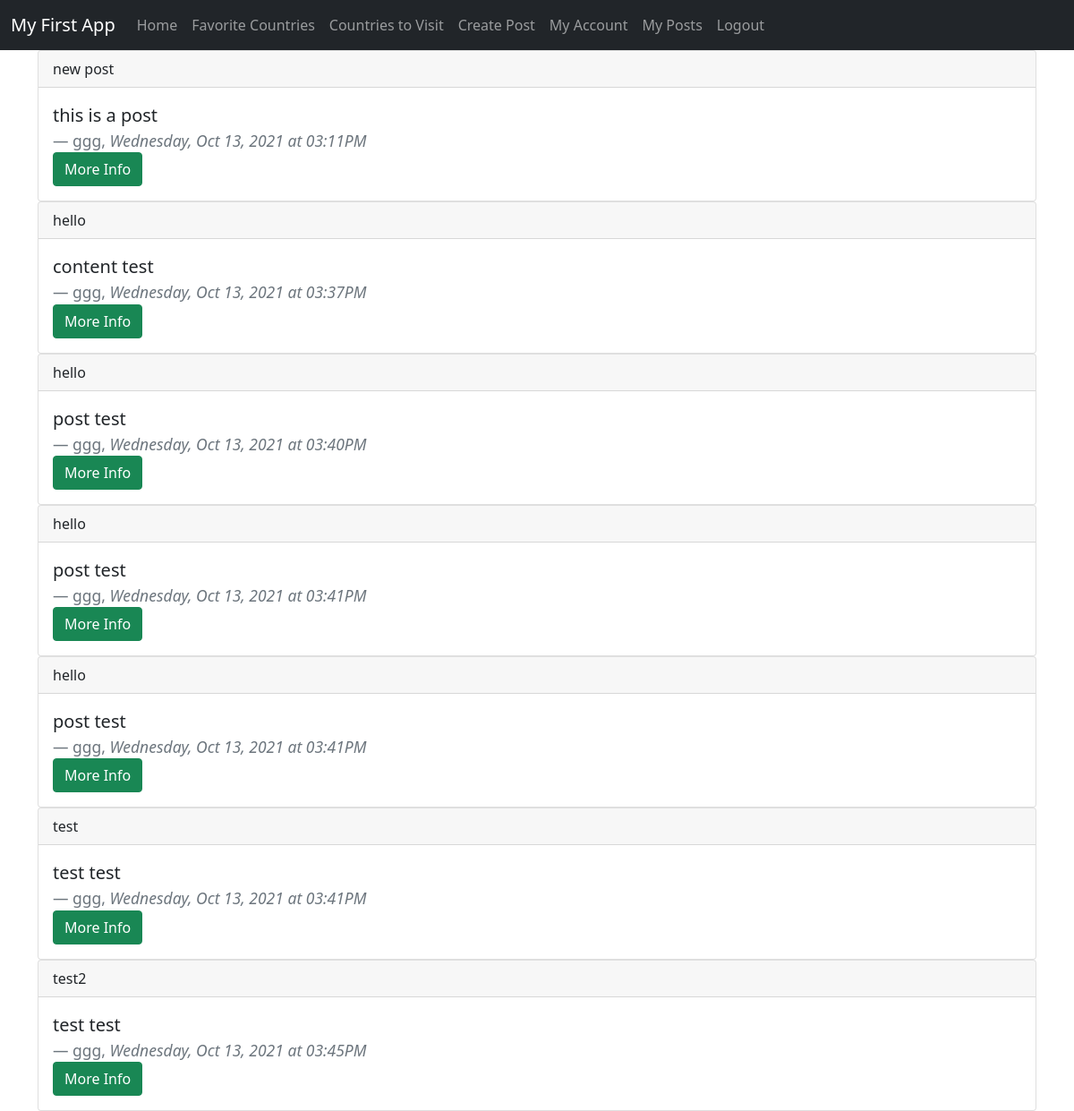
/myposts (signed in), run on an earlier commit of the app's database.
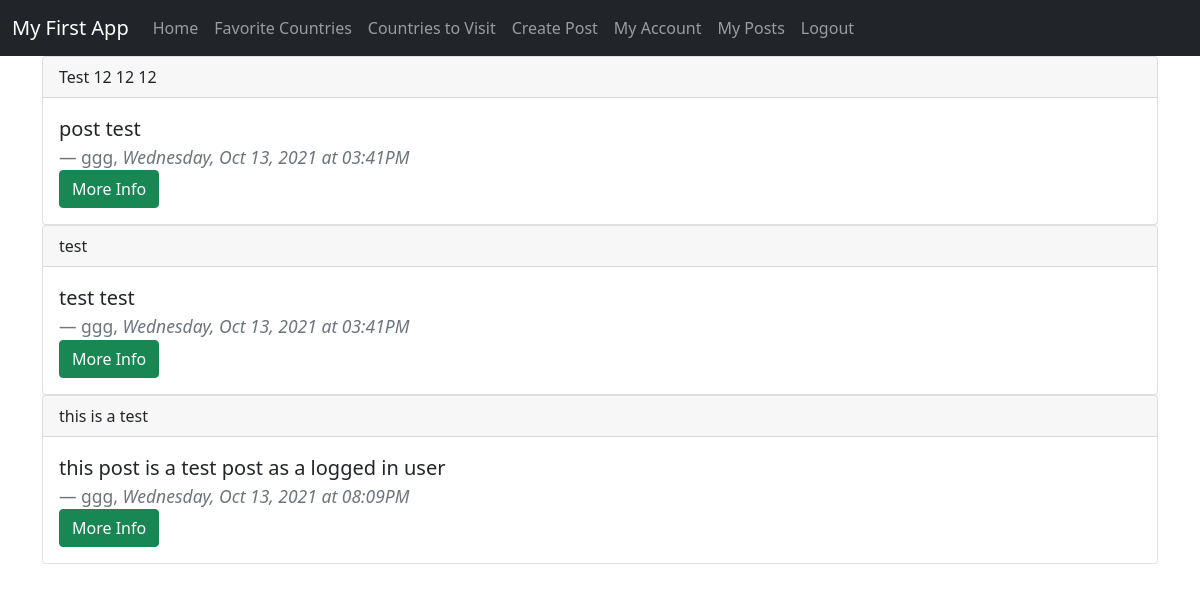
And on a later commit of the database.
### app/models.py (models this page shows, shortened)
class Post(db.Model):
    id = db.Column(db.Integer, primary_key=True)
    title = db.Column(db.String(200))
    content = db.Column(db.String(300))
    date_created = db.Column(db.DateTime, nullable=False, default=datetime.utcnow)
    user_id = db.Column(db.Integer, db.ForeignKey('user.id'), nullable=False)

class User(db.Model, UserMixin):
    id = db.Column(db.Integer, primary_key=True)
    username = db.Column(db.String(150), nullable=False, unique=True)
    email = db.Column(db.String(150), nullable=False, unique=True)
    password = db.Column(db.String(256), nullable=False)
    posts = db.relationship('Post', backref='author', lazy=True)

### app/routes.py (the view)
@app.route('/myposts')
@login_required
def my_posts():
    posts = current_user.posts
    return render_template('my_posts.html', posts=posts)

### app/models.py (called while the page is built)
@login_manager.user_loader
def load_user(user_id):
    return User.query.get(user_id)

### app/templates/my_posts.html
{% extends 'base.html' %}
{% block content %}
{% for p in posts %}
<div class="card">
    <div class="card-header">
        {{ p.title }}
    </div>
    <div class="card-body">
      <blockquote class="blockquote mb-0">
        <p>{{ p.content }}  </p>
        <footer class="blockquote-footer">{{ p.author.username }}, <cite title="Source Title"> {{ p.date_created.strftime('%A, %b %d, %Y at %I:%M%p') }}</cite></footer>
      </blockquote>
      <a href="{{ url_for('post_detail', post_id=p.id) }}" class="btn btn-success">More Info</a>
    </div>
  </div>
  {% endfor %}
{% endblock %}

What changed in the data, as far as the page shows it:
removed Post: title "new post", content "this is a post", author.username "ggg", date_created "Wednesday, Oct 13, 2021 at 03:11PM"
removed Post: title "hello", content "content test", author.username "ggg", date_created "Wednesday, Oct 13, 2021 at 03:37PM"
removed Post: title "hello", content "post test", author.username "ggg", date_created "Wednesday, Oct 13, 2021 at 03:40PM"
removed Post: title "hello", content "post test", author.username "ggg", date_created "Wednesday, Oct 13, 2021 at 03:41PM"
removed Post: title "test2", content "test test", author.username "ggg", date_created "Wednesday, Oct 13, 2021 at 03:45PM"
changed Post "post test": title "hello" → "Test 12 12 12"
added Post: title "this is a test", content "this post is a test post as a logged in user", author.username "ggg", date_created "Wednesday, Oct 13, 2021 at 08:09PM"
